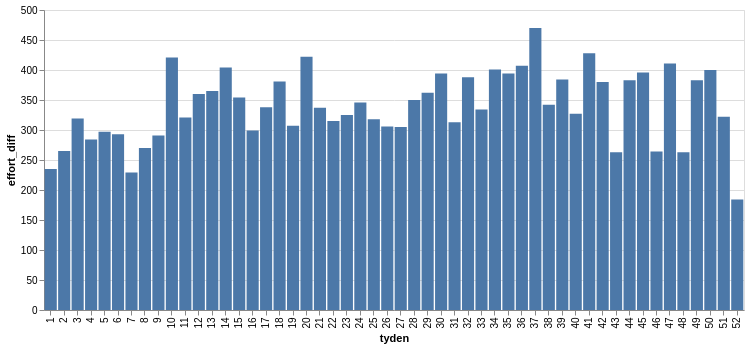

This figure's notebook cell:
### Code cell
alt.Chart(
    df.filter(
        pl.col("date").dt.year() == 2025
    ).filter(
        pl.col("name") == "Štvanická lávka (do Karlína)"
    ).with_columns(
        pl.col("date").dt.week().alias("tyden")
    ).group_by(
        "tyden"
    ).agg(
        pl.col('effort_diff').sum()
    ),
    width=700,
    height=300
).mark_bar(
).encode(
    alt.X("tyden:N"),
    alt.Y("effort_diff:Q")
)

### Figure 1 — Vega-Lite specification as saved in the notebook (floating-point values rounded to 4 significant figures)
{"config": {"view": {"continuousWidth": 300, "continuousHeight": 300}}, "data": {"name": "data-15048b2fadbbf5272c52d5842dae7cbf"}, "mark": {"type": "bar"}, "encoding": {"x": {"field": "tyden", "type": "nominal"}, "y": {"field": "effort_diff", "type": "quantitative"}}, "height": 300, "width": 700, "$schema": "https://vega.github.io/schema/vega-lite/v6.1.0.json", "datasets": {"data-15048b2fadbbf5272c52d5842dae7cbf": [{"tyden": 16, "effort_diff": 299}, {"tyden": 11, "effort_diff": 321}, {"tyden": 17, "effort_diff": 338}, {"tyden": 14, "effort_diff": 404}, {"tyden": 8, "effort_diff": 270}, {"tyden": 24, "effort_diff": 346}, {"tyden": 1, "effort_diff": 235}, {"tyden": 13, "effort_diff": 365}, {"tyden": 42, "effort_diff": 380}, {"tyden": 23, "effort_diff": 325}, {"tyden": 41, "effort_diff": 428}, {"tyden": 2, "effort_diff": 265}, {"tyden": 9, "effort_diff": 291}, {"tyden": 39, "effort_diff": 384}, {"tyden": 36, "effort_diff": 407}, {"tyden": 20, "effort_diff": 422}, {"tyden": 37, "effort_diff": 470}, {"tyden": 49, "effort_diff": 383}, {"tyden": 30, "effort_diff": 394}, {"tyden": 29, "effort_diff": 362}, {"tyden": 35, "effort_diff": 394}, {"tyden": 12, "effort_diff": 360}, {"tyden": 6, "effort_diff": 293}, {"tyden": 51, "effort_diff": 322}, {"tyden": 45, "effort_diff": 396}, {"tyden": 40, "effort_diff": 327}, {"tyden": 7, "effort_diff": 229}, {"tyden": 33, "effort_diff": 334}, {"tyden": 3, "effort_diff": 319}, {"tyden": 48, "effort_diff": 263}, {"tyden": 26, "effort_diff": 306}, {"tyden": 38, "effort_diff": 342}, {"tyden": 27, "effort_diff": 305}, {"tyden": 34, "effort_diff": 401}, {"tyden": 31, "effort_diff": 313}, {"tyden": 52, "effort_diff": 184}, {"tyden": 43, "effort_diff": 263}, {"tyden": 19, "effort_diff": 307}, {"tyden": 50, "effort_diff": 400}, {"tyden": 22, "effort_diff": 315}, {"tyden": 10, "effort_diff": 421}, {"tyden": 15, "effort_diff": 354}, {"tyden": 4, "effort_diff": 284}, {"tyden": 47, "effort_diff": 411}, {"tyden": 32, "effort_diff": 388}, {"tyden": 21, "effort_diff": 337}, {"tyden": 46, "effort_diff": 264}, {"tyden": 44, "effort_diff": 383}, {"tyden": 25, "effort_diff": 318}, {"tyden": 18, "effort_diff": 381}, {"tyden": 28, "effort_diff": 350}, {"tyden": 5, "effort_diff": 297}]}}
